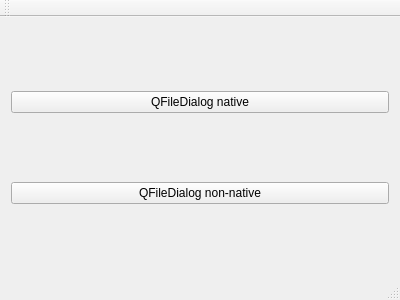
<?xml version="1.0" encoding="UTF-8"?>
<ui version="4.0">
 <class>MainWindow</class>
 <widget class="QMainWindow" name="MainWindow">
  <property name="geometry">
   <rect>
    <x>0</x>
    <y>0</y>
    <width>400</width>
    <height>300</height>
   </rect>
  </property>
  <property name="windowTitle">
   <string>MainWindow</string>
  </property>
  <widget class="QWidget" name="centralWidget">
   <layout class="QGridLayout" name="gridLayout">
    <item row="0" column="0">
     <widget class="QPushButton" name="pushButtonNative">
      <property name="text">
       <string>QFileDialog native</string>
      </property>
     </widget>
    </item>
    <item row="1" column="0">
     <widget class="QPushButton" name="pushButtonNonNative">
      <property name="text">
       <string>QFileDialog non-native</string>
      </property>
     </widget>
    </item>
   </layout>
  </widget>
  <widget class="QMenuBar" name="menuBar">
   <property name="geometry">
    <rect>
     <x>0</x>
     <y>0</y>
     <width>400</width>
     <height>26</height>
    </rect>
   </property>
  </widget>
  <widget class="QToolBar" name="mainToolBar">
   <attribute name="toolBarArea">
    <enum>TopToolBarArea</enum>
   </attribute>
   <attribute name="toolBarBreak">
    <bool>false</bool>
   </attribute>
  </widget>
  <widget class="QStatusBar" name="statusBar"/>
 </widget>
 <layoutdefault spacing="6" margin="11"/>
 <resources/>
 <connections/>
</ui>
